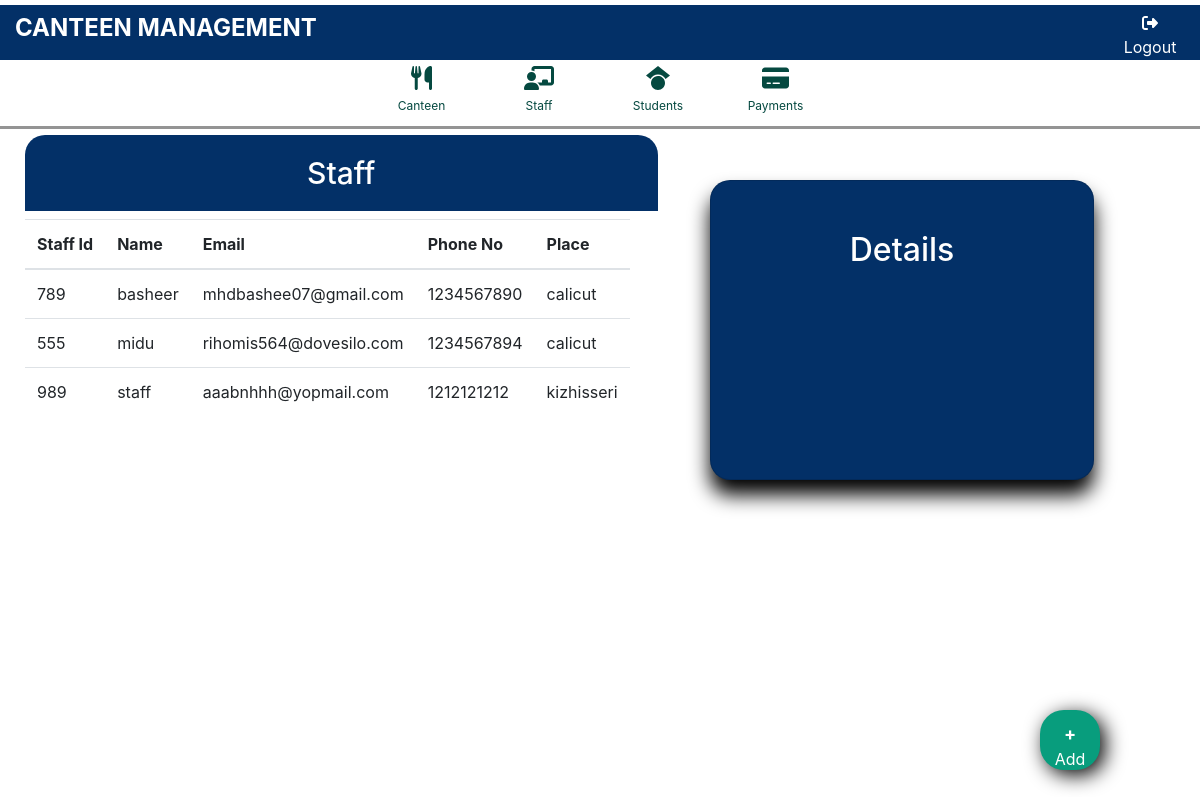
The page /admin_staff/ on the database its author committed.
### appcanteen3/models.py (models this page shows, shortened)
class StaffProfile(models.Model):
    USER_TYPE_STAFF = 'staff'
    user = models.OneToOneField(CustomUser, on_delete=models.CASCADE)
    user_type = models.CharField(max_length=50, default=USER_TYPE_STAFF)
    staff_id = models.CharField(max_length=10,unique='True',null=True,blank=True)
    staff_name = models.CharField(max_length=50, default='',null=True,blank=True)
    staff_place = models.CharField(max_length=50, default='',null=True,blank=True)
    status = models.CharField(max_length=20,default='ACTIVE',null=True,blank=True)
    is_active =models.BooleanField(default=True,null=True,blank=True)
    created_at =models.DateTimeField(auto_now_add=True,null=True,blank=True)
    updates_at =models.DateTimeField(auto_now=True,null=True,blank=True)

class CustomUser(AbstractUser):
    otp=models.CharField(max_length=20,null=True,blank=True)
    phoneno=models.CharField(max_length=20,null=True,blank=True)
    status = models.CharField(max_length=20,null=True,default='ACTIVE',blank=True)
    is_active =models.BooleanField(default=True,null=True,blank=True)
    created_at =models.DateTimeField(auto_now_add=True,null=True,blank=True)
    updates_at =models.DateTimeField(auto_now=True,null=True,blank=True)

### appcanteen3/views.py (the view)
# urls.py: path('admin_staff/',Admin_staffview.as_view(),name='admin_staff'),
class Admin_staffview(ListView):
    model = StaffProfile
    template_name = "admin_staff.html"
    context_object_name = 'staffs'

### templates/admin_staff.html (shortened to what this page needs)
{% extends "base.html" %}
{% block content %}
<div class="main-body">
  <div class="dtls">
    <div class="table">
      <h2 class="table-heading">Staff</h2>
      <table id="Table">
        <thead>
          <tr>
            <th>Staff Id</th>
            <th>Name</th>
            <th>Email</th>
            <th>Phone No</th>
            <th>Place</th>
          </tr>
        </thead>
        <tbody>
          {% for staff in staffs %}
            <tr class="table-row" data-pk="{{ staff.pk }}">
              <td>{{ staff.staff_id }}</td>
              <td>{{ staff.staff_name }}</td>
              <td>{{ staff.user.email }}</td>
              <td>{{ staff.user.phoneno }}</td>
              <td>{{ staff.staff_place }}</td>
            </tr>
          {% endfor %}
        </tbody>
      </table>
      <button class="floating-button"><a href="{% url 'staff_register' %}"><span>&#43;</span><br>Add</a></button>
    </div>
    <div class="details">
      <div class="card" id="detailsCard">
        <h2 class="card-h2">Details</h2>
      </div>
    </div>
  </div>
{% endblock %}

### templates/base.html (shortened to what this page needs)
{% load static %}
<!DOCTYPE html>
<html lang="en">
<head>
  <link rel="stylesheet" href="https://stackpath.bootstrapcdn.com/bootstrap/4.5.2/css/bootstrap.min.css">
  <link rel="stylesheet" href="https://cdnjs.cloudflare.com/ajax/libs/font-awesome/6.5.1/css/all.min.css">
  <link rel="stylesheet" href="{% static 'css/styles.css' %}">
</head>
<body>
  <div class="container-fluid">
    <div class="row topbar" style="padding: 5px 0;">
      <div class="col-sm-11">
        <span class="logo">CANTEEN MANAGEMENT</span>
      </div>
      <div class="col-sm-1">
        <a href="{% url 'logoutadmin' %}"><button class="logout"><i class="fa-solid fa-right-from-bracket" style="font-size:16px"></i>Logout</button></a>
      </div>
    </div>
  </div>
  <nav class="navbar">
    <div class="navbar-icons">
      <div class="nav-icon">
        <button><a href="{% url 'admin_canteen' %}"><i class="fa-solid fa-utensils"></i></a>
            <span>Canteen</span>
        </button>
      </div>
      <div class="nav-icon">
        <button><a href="{% url 'admin_staff' %}"><i class="fa-solid fa-chalkboard-user"></i></a>
            <span>Staff</span>
        </button>
      </div>
      <div class="nav-icon">
        <button><a href="{% url 'admin_student' %}"><i class="fa-brands fa-google-scholar"></i></a>
            <span>Students</span>
        </button>
      </div>
      <div class="nav-icon">
        <button><a href="{% url 'admin_payment' %}"><i class="fa-solid fa-credit-card"></i></a>
            <span>Payments</span>
        </button>
      </div>
    </div>
  </nav>
  {% block content %}
  {% endblock %}
</body>
</html>

### static/css/styles.css (style rules this page uses)
.topbar { background-color: #033067; padding: 6px 0; color: white; position: fixed; width: 100%; z-index: 1000; height: 55px; }
.logo { font-size: 24px; font-weight: bold; }
.logout { background-color: transparent; border: none; color: #ffffff; }
.navbar { background-color: #fff; padding: 10px 0; justify-content: center; border-bottom: 3px solid #34343586; position: fixed; width: 100%; top: 50px; z-index: 998; }
.navbar-icons { display: flex; }
.navbar-icons a { color: #054940; margin: 0 40px; font-size: 24px; text-decoration: none; }
.navbar-icons .nav-icon span { color: #054940; margin-top: 0px; display: block; text-align: center; font-size: 12px; }
.nav-icon button { background-color: transparent; border: none; }
.dtls { display: flex; margin: 5px 25px; border-radius: 20px; overflow: hidden; }
.table { width: 55%; position: relative; overflow: hidden; margin-top: 120px; }
.table-heading { text-align: center; color: #ffffff; background-color: #033067; margin-top: 10px; padding: 20px 10px; font-size: 30px; border-top-right-radius: 20px; border-top-left-radius: 20px; }
.floating-button { position: fixed; bottom: 30px; right: 100px; padding: 10px; background-color: #089d7d; box-shadow: 5px 5px 20px #020202; color: #fff; border: none; width: 60px; height: 60px; border-radius: 40%; cursor: pointer; }
.floating-button span { font-size: large; font-weight: bolder; }
.floating-button a { text-decoration: none; color: #fff; }
.details { width: 40%; position: fixed; top: 180px; right: 10px; }
.card { width: 80%; height: 300px; background-color: #033067; color: #fff; padding: 20px; padding-top: 50px; box-shadow: 0 0 20px rgba(0, 0, 0, 0.1); overflow: visible; text-align: center; border-radius: 20px; box-shadow: 0px 15px 20px #000; }

### rows shown on the page
StaffProfile: staff_id "789", staff_name "basheer", user.email "mhdbashee07@gmail.com", user.phoneno "1234567890", staff_place "calicut"
StaffProfile: staff_id "555", staff_name "midu", user.email "rihomis564@dovesilo.com", user.phoneno "1234567894", staff_place "calicut"
StaffProfile: staff_id "989", staff_name "staff", user.email "aaabnhhh@yopmail.com", user.phoneno "1212121212", staff_place "kizhisseri"
